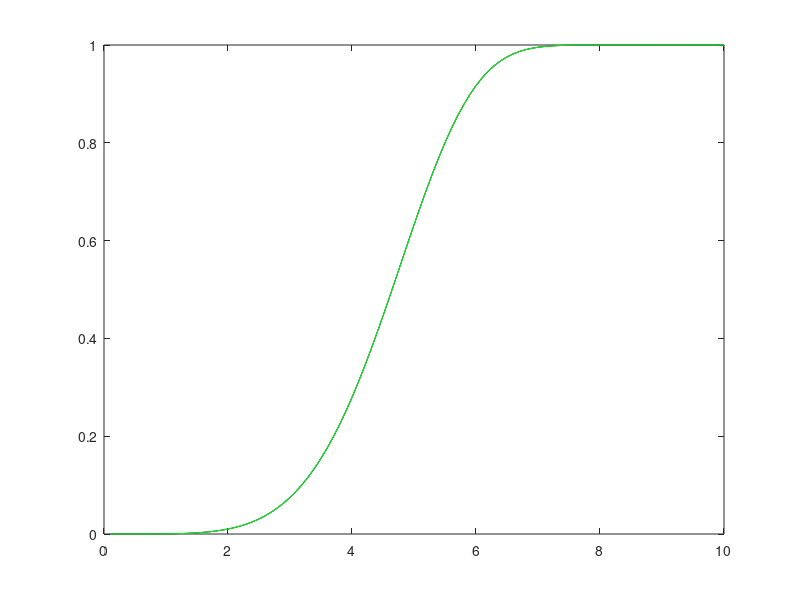

The MATLAB source for this figure:
clear; clc

X = 0.1:0.1:10;
A = 5; B = 5;

wblPDFFcn = @(X,A,B)((B/A)*((X/A).^(B-1))).*((exp(-(X/A).^B)));

Y = wblPDFFcn(X,A,B); %plot(X,Y);
YFit = wblcdf(X,A,B);
plot(X,YFit,'r');

msePDFFunction = @(YData,XData,params)(sum((YData - wblPDFFcn(XData,params(1),params(2))).^2));
opts = optimset('TolX',1e-6,'TolFun',1e-6,'MaxIter',5000,...
    'Display','off','LargeScale','off','MaxFunEvals',5000);
params = fminsearch(@(params)msePDFFunction(Y,X,params),[0 0]);

YFit2 = wblcdf(X,params(1),params(2));
hold on; plot(X,YFit2,'g');

% parmhat = wblfit(Y);
% plot(X,wblFcn(X,parmhat(1),parmhat(2)),'b');
% YFit2 = wblpdf(X,parmhat(1),parmhat(2));
% plot(X,YFit2,'g');
%%
wblCDFFcn = @(X,A,B)(1-(exp(-((X/A).^B))));
Z = wblCDFFcn(X,A,B); plot(X,Z)
mseCDFFunction = @(YData,XData,params)(sum((YData - wblCDFFcn(XData,params(1),params(2))).^2));
opts = optimset('TolX',1e-6,'TolFun',1e-6,'MaxIter',5000,...
    'Display','off','LargeScale','off','MaxFunEvals',5000);
params = fminsearch(@(params)mseCDFFunction(Z,X,params),[0.5 0.5]);

YFit3 = wblCDFFcn(X,params(1),params(2));
hold on; plot(X,YFit3,'g');